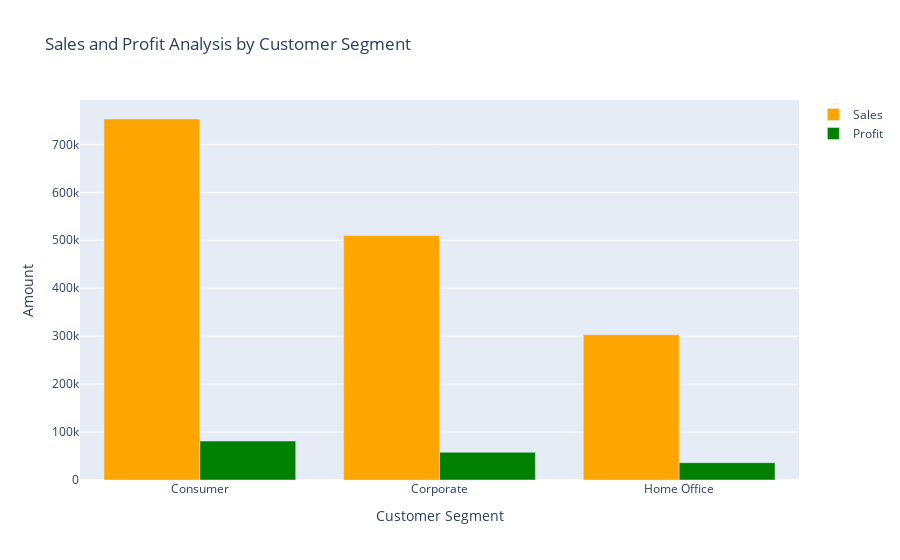

The cell this chart's notebook holds for it:
### Code cell
# Calculate sales and profit by segment
sales_profit_by_segment = data.groupby('Segment').sum().reset_index()

# Define color palette
color_palette = ['#FFA500', '#008000']

# Create a bar chart
segment_bar= go.Figure([
    go.Bar(x=sales_profit_by_segment['Segment'], y=sales_profit_by_segment['Sales'], name='Sales', marker_color=color_palette[0]),
    go.Bar(x=sales_profit_by_segment['Segment'], y=sales_profit_by_segment['Profit'], name='Profit', marker_color=color_palette[1])
])

# Update layout
segment_bar.update_layout(title='Sales and Profit Analysis by Customer Segment', xaxis_title='Customer Segment', yaxis_title='Amount')

# Show the chart
segment_bar.show()

### Figure 1 — Plotly figure (JSON) as saved in the notebook; plotly's stock layout.template omitted (floating-point values rounded to 4 significant figures)
{"data": [{"marker": {"color": "#FFA500"}, "name": "Sales", "type": "bar", "x": ["Consumer", "Corporate", "Home Office"], "y": [753000.0, 509700.0, 303100.0]}, {"marker": {"color": "#008000"}, "name": "Profit", "type": "bar", "x": ["Consumer", "Corporate", "Home Office"], "y": [81340.0, 57810.0, 36120.0]}], "layout": {"title": {"text": "Sales and Profit Analysis by Customer Segment"}, "xaxis": {"title": {"text": "Customer Segment"}}, "yaxis": {"title": {"text": "Amount"}}}}
